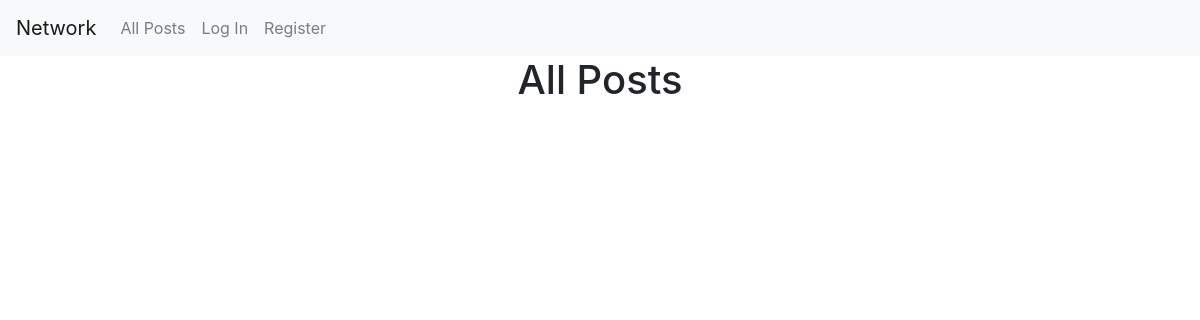
The app's page /allpost, older data.
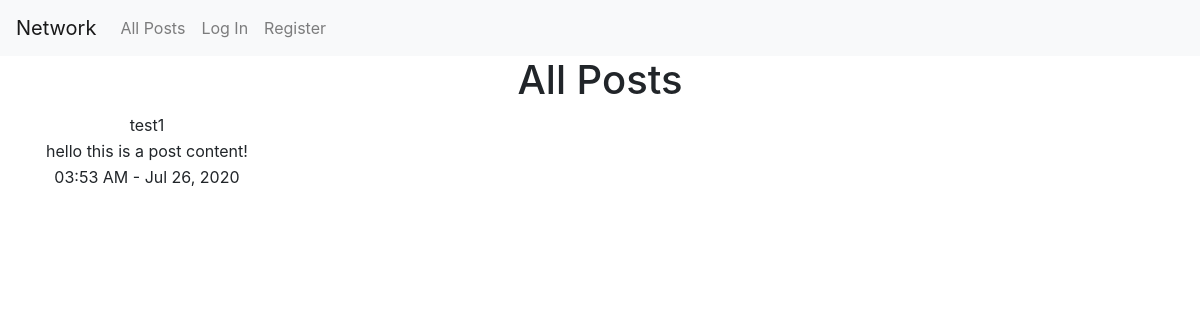
The same page, newer data.
### network/models.py (models this page shows)
class Post(models.Model):
    poster = models.CharField(max_length=64)
    content = models.TextField()
    time = models.DateTimeField()
    likes = models.IntegerField(default=0)
    def serialize(self):
        return {
            "poster": self.poster,
            "content": self.content,
            "time": self.time.strftime("%I:%M %p - %b %d, %Y"),
            "likes": self.likes
        }

### network/views.py (the view)
# urls.py: path("allpost", views.all_post, name="allPost"),
def all_post(request):
    postList = Post.objects.all()
    postList = postList.order_by("-time").all()
    postList = [post.serialize for post in postList]
    return render(request, "network/allpost.html", {
        "postList": postList
    })

### network/templates/network/allpost.html
{% extends "network/layout.html" %}
{% block body %}
    <h1>All Posts</h1>
    {% for each  in postList %}
        <table>
            <tr>
                <td>{{ each.poster }}</td>
            </tr>
            <tr>
                <td>{{ each.content }}</td>
            </tr>
            <tr>
                <td>{{ each.time }}</td>
            </tr>
        </table>
    {% endfor %}
{% endblock %}

Row changes from the older to the newer data that the page shows:
added Post: poster "test1", content "hello this is a post content!", time "03:53 AM - Jul 26, 2020"
